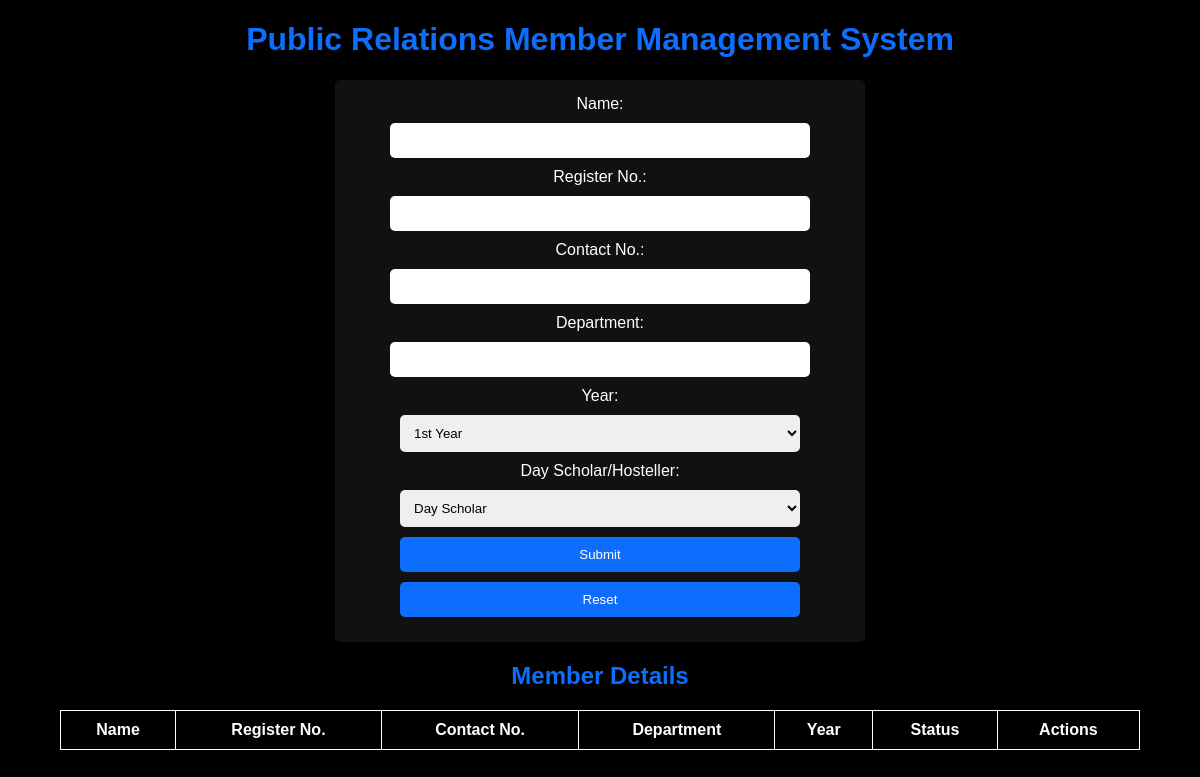
Before: / with the older database file.
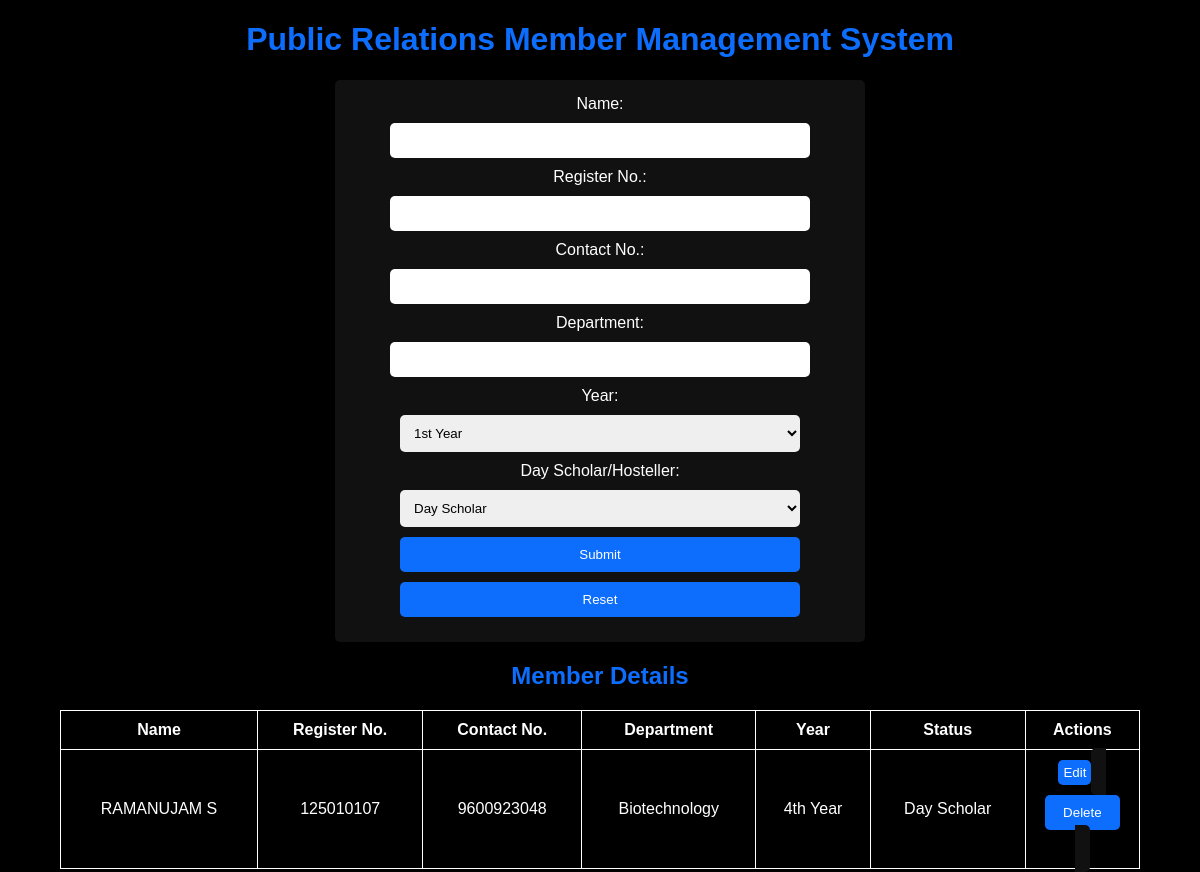
After: the same page with the newer database file.
### tables this page shows
CREATE TABLE members (
                        id INTEGER PRIMARY KEY AUTOINCREMENT,
                        name TEXT NOT NULL,
                        register_no TEXT NOT NULL,
                        contact_no TEXT NOT NULL,
                        department TEXT NOT NULL,
                        year TEXT NOT NULL,
                        status TEXT NOT NULL
                      );

### app.py (the view, shortened to what this page needs)
@app.route('/', methods=['GET', 'POST'])
def index():
    conn = sqlite3.connect('members.db')
    cursor = conn.cursor()
    cursor.execute("SELECT * FROM members")
    members = cursor.fetchall()
    conn.close()
    return render_template('index.html', members=members)

### templates/index.html (shortened to what this page needs)
<!DOCTYPE html>
<html lang="en">
<head>
    <link rel="stylesheet" href="/static/styles.css">
</head>
<body>
    <div class="container">
        <h1>Public Relations Member Management System</h1>
        <form method="POST">
            <label for="name">Name:</label>
            <input type="text" name="name" id="name" required>
            <label for="register_no">Register No.:</label>
            <input type="text" name="register_no" id="register_no" required>
            <label for="contact_no">Contact No.:</label>
            <input type="text" name="contact_no" id="contact_no" required>
            <label for="department">Department:</label>
            <input type="text" name="department" id="department" required>
            <label for="year">Year:</label>
            <select name="year" id="year" required>
                <option value="1st Year">1st Year</option>
            </select>
            <label for="status">Day Scholar/Hosteller:</label>
            <select name="status" id="status" required>
                <option value="Day Scholar">Day Scholar</option>
            </select>
            <button type="submit" name="add">Submit</button>
            <button type="reset">Reset</button>
        </form>
        <h2>Member Details</h2>
        <table>
            <thead>
                <tr>
                    <th>Name</th>
                    <th>Register No.</th>
                    <th>Contact No.</th>
                    <th>Department</th>
                    <th>Year</th>
                    <th>Status</th>
                    <th>Actions</th>
                </tr>
            </thead>
            <tbody>
                {% for member in members %}
                <tr>
                    <td>{{ member[1] }}</td>
                    <td>{{ member[2] }}</td>
                    <td>{{ member[3] }}</td>
                    <td>{{ member[4] }}</td>
                    <td>{{ member[5] }}</td>
                    <td>{{ member[6] }}</td>
                    <td>
                        <button onclick="fillForm('{{ member[0] }}', '{{ member[1] }}', '{{ member[2] }}', '{{ member[3] }}', '{{ member[4] }}', '{{ member[5] }}', '{{ member[6] }}')">Edit</button>
                        <form method="POST" style="display:inline;">
                            <button type="submit" name="delete">Delete</button>
                        </form>
                    </td>
                </tr>
                {% endfor %}
            </tbody>
        </table>
    </div>
</body>
</html>

### static/styles.css (style rules this page uses)
body { font-family: Arial, sans-serif; background-color: #000; color: #fff; margin: 0; padding: 0; }
.container { width: 90%; margin: auto; text-align: center; }
h1, h2 { color: #0D6EFD; }
form { margin: 20px auto; padding: 15px; background-color: #111; border-radius: 5px; max-width: 500px; }
form input, form select, form button { display: block; margin: 10px auto; padding: 10px; width: 80%; border: none; border-radius: 5px; }
form button { background-color: #0D6EFD; color: #fff; cursor: pointer; }
table { width: 100%; border-collapse: collapse; margin-top: 20px; }
table, th, td { border: 1px solid #fff; }
th, td { padding: 10px; text-align: center; }
button { background-color: #0D6EFD; color: #fff; border: none; border-radius: 5px; cursor: pointer; padding: 5px; }

Changed rows visible on the page:
added members: name "RAMANUJAM S", register_no "125010107", contact_no "9600923048", department "Biotechnology", year "4th Year", status "Day Scholar"
